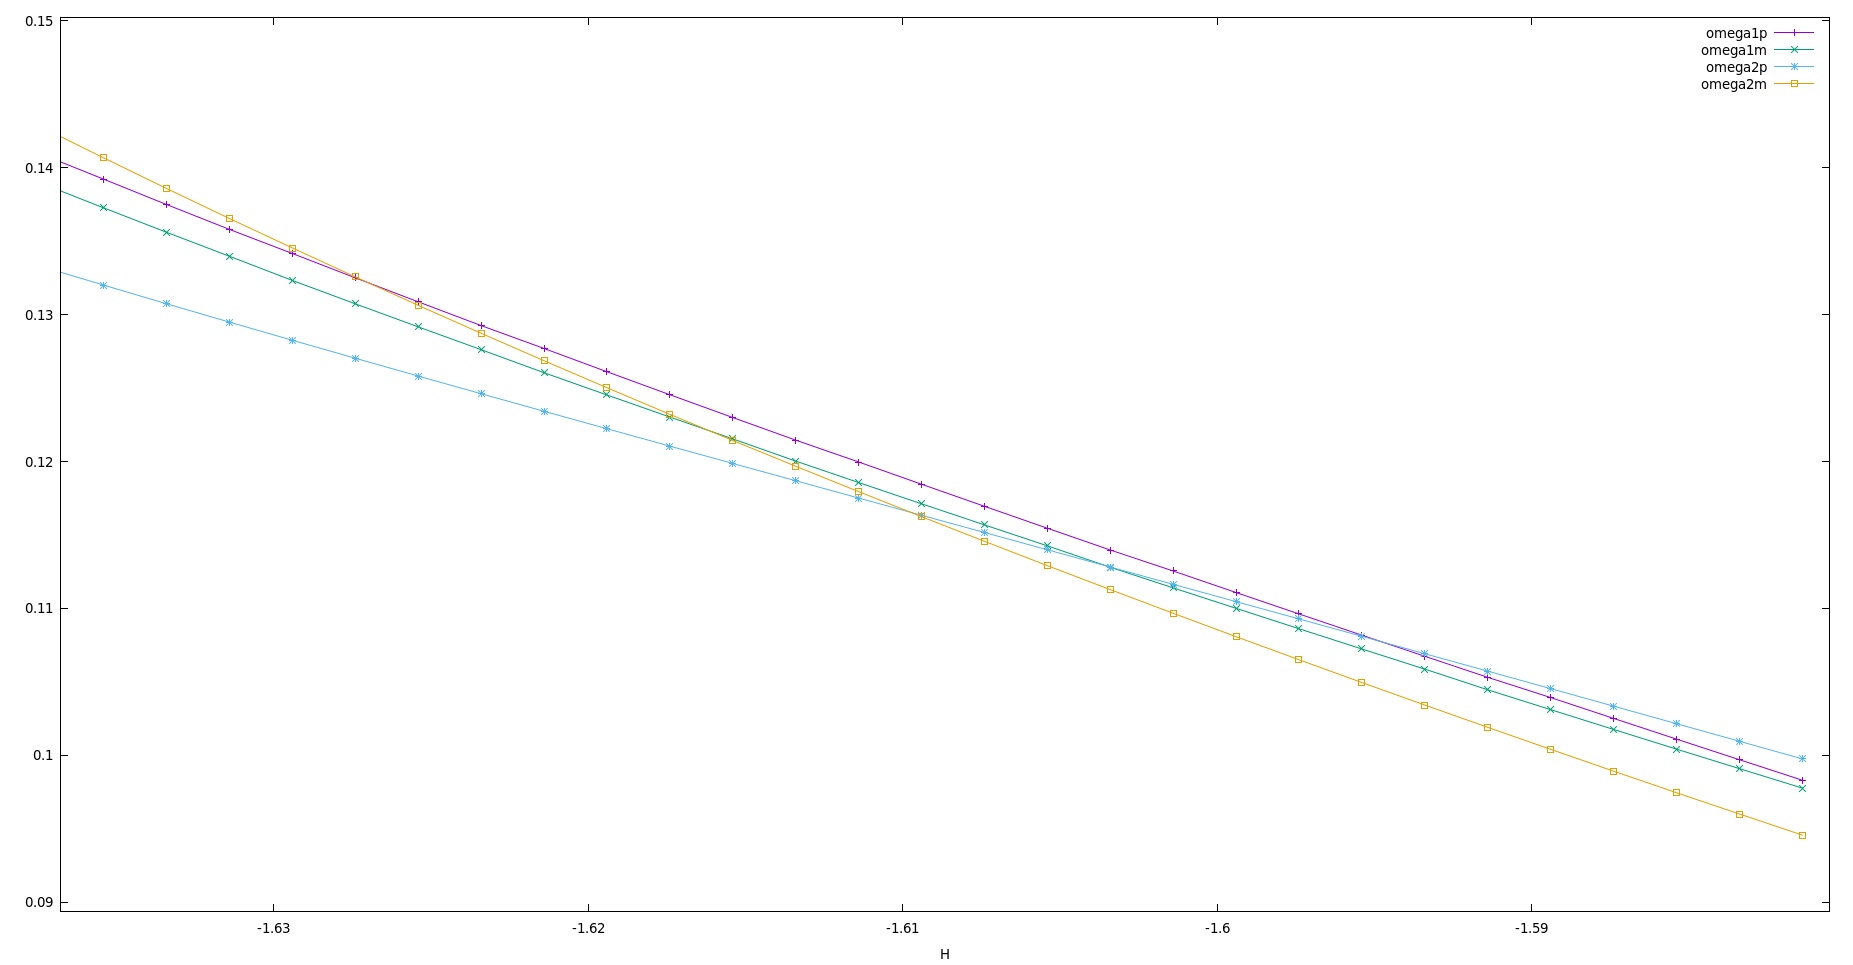

The gnuplot source for this figure:
#set out "omega_j_zoom1.eps"
#set term postscript enhanced color eps

set xlabel "H"
set ylabel
#set key left top
set key spacing 3

# To zoom:

plot [-1.635:-1.6125]\
"omega_neg.res" u 1:(-2.0*$2) t "omega1p" w lp, \
"omega_neg.res" u 1:(-2.0*$3) t "omega1m" w lp, \
"omega_neg.res" u 1:(-2.0*$4) t "omega2p" w lp, \
"omega_neg.res" u 1:(-2.0*$5) t "omega2m" w lp

set term pop
set out 
